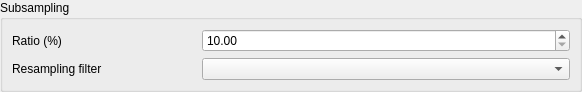
<?xml version="1.0" encoding="UTF-8"?>
<ui version="4.0">
 <class>ResampleImageSettingsWidget</class>
 <widget class="QWidget" name="ResampleImageSettingsWidget">
  <property name="geometry">
   <rect>
    <x>0</x>
    <y>0</y>
    <width>582</width>
    <height>92</height>
   </rect>
  </property>
  <property name="sizePolicy">
   <sizepolicy hsizetype="Minimum" vsizetype="Minimum">
    <horstretch>0</horstretch>
    <verstretch>0</verstretch>
   </sizepolicy>
  </property>
  <property name="windowTitle">
   <string>Form</string>
  </property>
  <layout class="QVBoxLayout" name="verticalLayout">
   <property name="leftMargin">
    <number>0</number>
   </property>
   <property name="topMargin">
    <number>0</number>
   </property>
   <property name="rightMargin">
    <number>0</number>
   </property>
   <property name="bottomMargin">
    <number>0</number>
   </property>
   <item>
    <widget class="QGroupBox" name="resamplingGroupBox">
     <property name="minimumSize">
      <size>
       <width>0</width>
       <height>0</height>
      </size>
     </property>
     <property name="toolTip">
      <string>Subsampling configuration</string>
     </property>
     <property name="title">
      <string>Subsampling</string>
     </property>
     <layout class="QGridLayout" name="gridLayout_3">
      <item row="0" column="0">
       <layout class="QGridLayout" name="resamplingGridLayout">
        <item row="1" column="0">
         <widget class="QLabel" name="resamplingFilterLabel">
          <property name="sizePolicy">
           <sizepolicy hsizetype="Preferred" vsizetype="Preferred">
            <horstretch>0</horstretch>
            <verstretch>0</verstretch>
           </sizepolicy>
          </property>
          <property name="text">
           <string>Resampling filter</string>
          </property>
         </widget>
        </item>
        <item row="0" column="0">
         <widget class="QLabel" name="resamplingRatioLabel">
          <property name="sizePolicy">
           <sizepolicy hsizetype="Preferred" vsizetype="Preferred">
            <horstretch>0</horstretch>
            <verstretch>0</verstretch>
           </sizepolicy>
          </property>
          <property name="text">
           <string>Ratio (%)</string>
          </property>
         </widget>
        </item>
        <item row="1" column="1" colspan="2">
         <widget class="QComboBox" name="resamplingFilterComboBox">
          <property name="toolTip">
           <string>The type of resampling filter to use</string>
          </property>
         </widget>
        </item>
        <item row="0" column="1" colspan="2">
         <widget class="QDoubleSpinBox" name="resamplingRatioSpinBox">
          <property name="toolTip">
           <string>Subsampling ratio </string>
          </property>
          <property name="minimum">
           <double>10.000000000000000</double>
          </property>
          <property name="maximum">
           <double>100.000000000000000</double>
          </property>
          <property name="singleStep">
           <double>10.000000000000000</double>
          </property>
         </widget>
        </item>
       </layout>
      </item>
     </layout>
    </widget>
   </item>
  </layout>
 </widget>
 <resources/>
 <connections/>
</ui>
